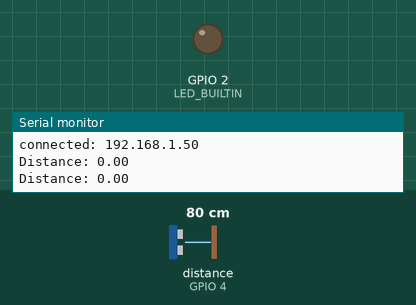
Simulated run of this sketch. Board: ESP8266 (NodeMCU). On the bench: output pins drawn as LEDs (lit = HIGH, except the on-board LED, lit = LOW), the last lines printed to the serial monitor. Wiring (inferred from the names in the program): ultrasonic range finder: trigger GPIO 5; echo GPIO 4. Dashed ring = blinking. The inputs (shaded band) are chosen by the test bench; at power-on: distance to the obstacle (sensor on GPIO 4) 80 cm. The echo pulse lasts 58.3 µs per cm; WiFi joins after 1.5 s; servers stay silent unless stated; pins used as bus, display or sensor lines are not drawn.

Above: at 2.7 s.
2.8 s: distance to the obstacle (sensor on GPIO 4) set to 12 cm
5.1 s: distance to the obstacle (sensor on GPIO 4) set to 9 cm
At 6.3 s:
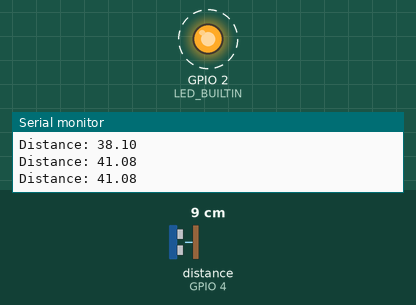
8.3 s: distance to the obstacle (sensor on GPIO 4) set to 18 cm
At 9.8 s:
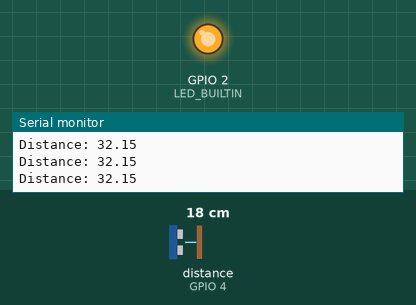
10.1 s: distance to the obstacle (sensor on GPIO 4) set to 2 cm
At 11.5 s:
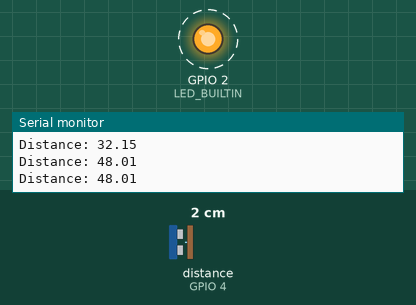
Timing chart, 0 to 14.3 s (numbered marks = the images above; inputs shaded):
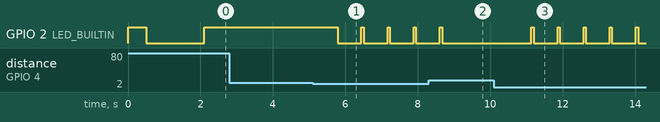

The sketch:

Utkarsh_ESP8266_sketch_aug31a.ino
```cpp
#include <ESP8266WiFi.h>
#include <FirebaseArduino.h>
#include <ArduinoJson.h>

//firebase authentication
#define FIREBASE_HOST "codebreakers-db989.firebaseio.com"
#define FIREBASE_AUTH "vQMXuMuzCSpP9jJClMca8yZdqm0DVOUu3uDPWbyp"
#define WIFI_SSID "BLACK_HACKER.ME"
#define WIFI_PASSWORD "PASS@#WORD@#"

//trigger and echo pin values
const int trigPin = 5;
const int echoPin = 4;

const float dist50 = 50.00;
float duration;
float dist;
float longitude;
float latitude;

void setup() {
  //digitalWrite(LED_BUILTIN, HIGH);
  pinMode(trigPin, OUTPUT);
  pinMode(echoPin, INPUT);
  Serial.begin(9600);
  pinMode(LED_BUILTIN, OUTPUT);
  WiFi.begin(WIFI_SSID, WIFI_PASSWORD);
  Serial.print("connecting");
  while (WiFi.status() != WL_CONNECTED) {
  digitalWrite(LED_BUILTIN, HIGH);
      delay(500);
      digitalWrite(LED_BUILTIN, LOW);
      delay(500);
      Serial.print(".");
      delay(500);
  }
  Serial.println();
  Serial.print("connected: ");
  Serial.println(WiFi.localIP());
  Firebase.begin(FIREBASE_HOST, FIREBASE_AUTH);
  // wifiConnect();
  //  mqttConnect();


}
int n = 0;


void loop() {
  longitude = 19.1326441;
  latitude = 72.9255183;
  digitalWrite(trigPin, LOW);
  delayMicroseconds(2);
  digitalWrite(trigPin, HIGH);
  delayMicroseconds(10);
  digitalWrite(trigPin, LOW);
  duration = pulseIn(echoPin, HIGH);
  dist = duration * 0.034 / 2;
  dist = dist50- dist;
  if (dist<0)
    dist = 00.00;
  //distString=dist;
  //longSring=longitude;
  //latString=latitude;
  Serial.print("Distance: ");
  Serial.println(dist);
  Firebase.setFloat("Distance", dist);
 //Firebase.setString("Distance_in_string", dist);
  Firebase.setFloat("Longitude", longitude);
  Firebase.setFloat("Latitude", latitude);
  if (dist >= 40.00) {
    Firebase.setString("Depth", "Danger!! Water Level is very high");
      digitalWrite(LED_BUILTIN, HIGH);
      delay(60);
      digitalWrite(LED_BUILTIN, LOW);
       delay(60);
  }
  else if (dist >= 20.00 && dist < 30.00) {
    Firebase.setString("Depth", "Alert Water Level is rising very fast");
    digitalWrite(LED_BUILTIN, HIGH);
  }
  else if (dist < 20.00) {
    Firebase.setString("Depth", "Water level is safe!");
     digitalWrite(LED_BUILTIN, HIGH);

  }
}
```

Measured:
- the behaviour switches between 11 and 10 cm on distance to the obstacle (sensor on GPIO 4) (found by bisection; images 0 and 1)
- after the input at 5.1 s, GPIO 2 (LED_BUILTIN): alternates HIGH for 0.06 s and LOW for 0.66 s, starting after 0.68 s
- after the input at 8.3 s, GPIO 2 (LED_BUILTIN): goes on until 8.7 s, then stays LOW
- after the input at 10.1 s, GPIO 2 (LED_BUILTIN): alternates HIGH for 0.06 s and LOW for 0.66 s, starting after 1.0 s
